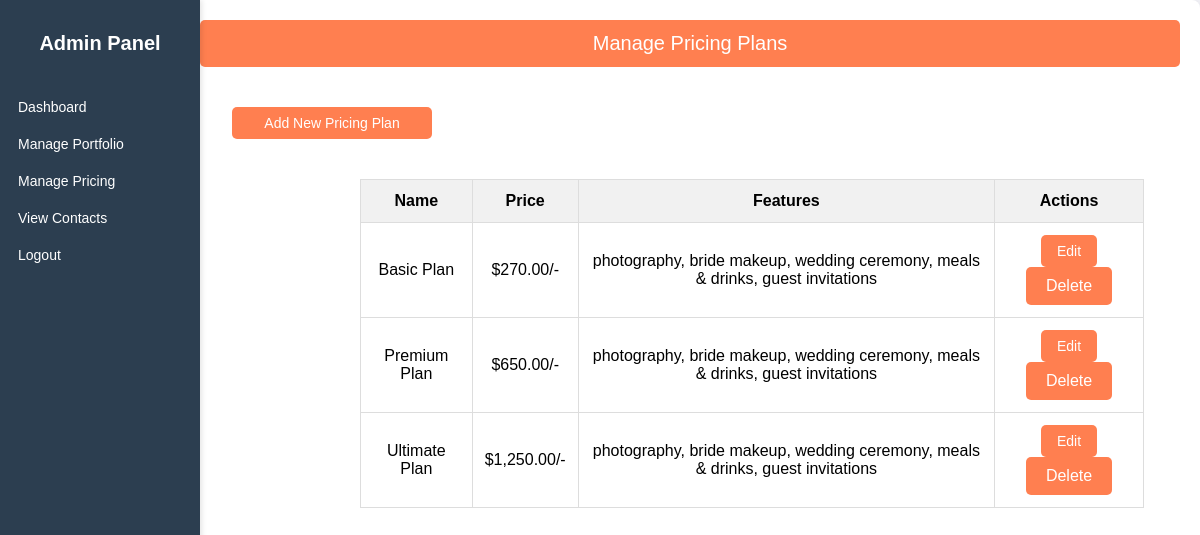
The app's page /admin/manage_pricing.php (signed in) with its own data.
### tables this page shows
CREATE TABLE `pricing_plans` (
  `id` int(11) NOT NULL,
  `name` varchar(255) NOT NULL,
  `price` decimal(10,2) NOT NULL,
  `features` text NOT NULL
);

### admin/manage_pricing.php (the view, shortened to what this page needs)
<?php
@include '../dbconnection.php';
$query = "SELECT * FROM pricing_plans";
$result = mysqli_query($conn, $query);
?>
<!DOCTYPE html>
<html lang="en">
<head>
    <link rel="stylesheet" href="https://cdnjs.cloudflare.com/ajax/libs/font-awesome/6.6.0/css/all.min.css">
</head>
<body>
    <div class="sidebar">
        <h2>Admin Panel</h2>
        <ul>
            <li><a href="#">Dashboard</a></li>
            <li><a href="manage_portfolio.php">Manage Portfolio</a></li>
            <li><a href="manage_pricing.php">Manage Pricing</a></li>
            <li><a href="view_contacts.php">View Contacts</a></li>
            <li><a href="logout.php">Logout</a></li>
        </ul>
    </div>
    <div class="content">
        <div class="header">Manage Pricing Plans</div>
        <button class="btn-add" onclick="showAddForm()">Add New Pricing Plan</button>
        <table class="pricing-table">
            <thead>
                <tr>
                    <th>Name</th>
                    <th>Price</th>
                    <th>Features</th>
                    <th>Actions</th>
                </tr>
            </thead>
            <tbody>
                <?php while ($row = mysqli_fetch_assoc($result)) { ?>
                    <tr>
                        <td><?= htmlspecialchars($row['name']); ?></td>
                        <td>$<?= number_format($row['price'], 2); ?>/-</td>
                        <td><?= htmlspecialchars($row['features']); ?></td>
                        <td>
                            <button class="btn-update" onclick="showUpdateForm(<?= $row['id']; ?>, '<?= htmlspecialchars($row['name']); ?>', <?= $row['price']; ?>, '<?= htmlspecialchars($row['features']); ?>')">Edit</button>
                            <form method="POST" style="display:inline;">
                                <button type="submit" name="delete" class="btn-delete">Delete</button>
                            </form>
                        </td>
                    </tr>
                <?php } ?>
            </tbody>
        </table>
    </div>
</body>
</html>

### admin/manage_pricing.php (style rules this page uses)
body { font-family: Arial, sans-serif; margin: 0; display: flex; height: 100vh; background-color: #f4f4f9; }
.sidebar { width: 180px; height: 100%; background-color: #2c3e50; color: white; padding: 15px 10px; position: fixed; top: 0; left: 0; box-shadow: 2px 0 5px rgba(0, 0, 0, 0.1); display: flex; flex-direction: column; justify-content: flex-start; }
.sidebar h2 { text-align: center; font-size: 20px; color: #fff; margin-bottom: 20px; }
.sidebar ul { padding: 0; list-style: none; }
.sidebar ul li { padding: 8px; margin-bottom: 5px; border-radius: 5px; transition: background-color 0.3s ease; }
.sidebar ul li a { color: white; text-decoration: none; display: block; font-size: 14px; }
.content { margin-left: 180px; padding: 20px; width: calc(100% - 180px); background-color: #ffffff; border-radius: 8px; box-shadow: 0 0 10px rgba(0, 0, 0, 0.1); overflow-y: auto; }
.header { background-color: #ff7f50; color: white; padding: 12px; text-align: center; font-size: 20px; border-radius: 5px; margin-bottom: 20px; }
.pricing-table { width: 80%; margin-left: 10rem; border-collapse: collapse; margin-top: 20px; }
.pricing-table th, .pricing-table td { padding: 12px; text-align: center; border: 1px solid #ddd; }
.pricing-table th { background-color: #f1f1f1; }
.btn-update, .btn-delete, .btn-add { background-color: #ff7f50; color: white; border: none; padding: 8px 16px; cursor: pointer; border-radius: 5px; font-size: 14px; transition: background-color 0.3s ease; }
.btn-add { margin: 20px 0; width: 200px; margin-left: 2rem; text-align: center; }
h2 { font-size: 24px; color: #333; margin-bottom: 20px; }
button[type="submit"] { background-color: #ff7f50; color: white; padding: 10px 20px; border: none; border-radius: 5px; cursor: pointer; font-size: 16px; transition: background-color 0.3s ease; }

### records on screen
pricing_plans: name "Basic Plan", price "270.00", features "photography, bride makeup, wedding ceremony, meals & drinks, guest invitations"
pricing_plans: name "Premium Plan", price "650.00", features "photography, bride makeup, wedding ceremony, meals & drinks, guest invitations"
pricing_plans: name "Ultimate Plan", price "1,250.00", features "photography, bride makeup, wedding ceremony, meals & drinks, guest invitations"
